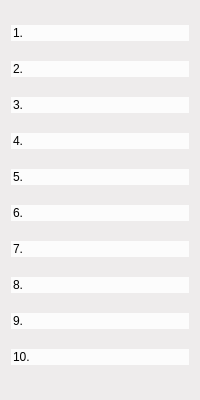
<?xml version="1.0" encoding="UTF-8"?>
<ui version="4.0">
 <class>HistoryClass</class>
 <widget class="QWidget" name="HistoryClass">
  <property name="geometry">
   <rect>
    <x>0</x>
    <y>0</y>
    <width>200</width>
    <height>400</height>
   </rect>
  </property>
  <property name="minimumSize">
   <size>
    <width>200</width>
    <height>400</height>
   </size>
  </property>
  <property name="maximumSize">
   <size>
    <width>200</width>
    <height>400</height>
   </size>
  </property>
  <property name="windowTitle">
   <string>History</string>
  </property>
  <property name="styleSheet">
   <string notr="true">*
{
 border:none;
 background-color:rgb(238, 236, 236);
}

QLineEdit
{
 background-color:rgb(252, 252, 252);
}</string>
  </property>
  <layout class="QVBoxLayout" name="verticalLayout">
   <item>
    <widget class="QLineEdit" name="lineEdit_1">
     <property name="text">
      <string>1. </string>
     </property>
    </widget>
   </item>
   <item>
    <widget class="QLineEdit" name="lineEdit_2">
     <property name="text">
      <string>2. </string>
     </property>
    </widget>
   </item>
   <item>
    <widget class="QLineEdit" name="lineEdit_3">
     <property name="text">
      <string>3. </string>
     </property>
    </widget>
   </item>
   <item>
    <widget class="QLineEdit" name="lineEdit_4">
     <property name="text">
      <string>4. </string>
     </property>
    </widget>
   </item>
   <item>
    <widget class="QLineEdit" name="lineEdit_5">
     <property name="text">
      <string>5. </string>
     </property>
    </widget>
   </item>
   <item>
    <widget class="QLineEdit" name="lineEdit_6">
     <property name="text">
      <string>6. </string>
     </property>
    </widget>
   </item>
   <item>
    <widget class="QLineEdit" name="lineEdit_7">
     <property name="text">
      <string>7. </string>
     </property>
    </widget>
   </item>
   <item>
    <widget class="QLineEdit" name="lineEdit_8">
     <property name="text">
      <string>8. </string>
     </property>
    </widget>
   </item>
   <item>
    <widget class="QLineEdit" name="lineEdit_9">
     <property name="text">
      <string>9. </string>
     </property>
    </widget>
   </item>
   <item>
    <widget class="QLineEdit" name="lineEdit_10">
     <property name="text">
      <string>10. </string>
     </property>
    </widget>
   </item>
  </layout>
 </widget>
 <layoutdefault spacing="6" margin="11"/>
 <resources/>
 <connections/>
</ui>
